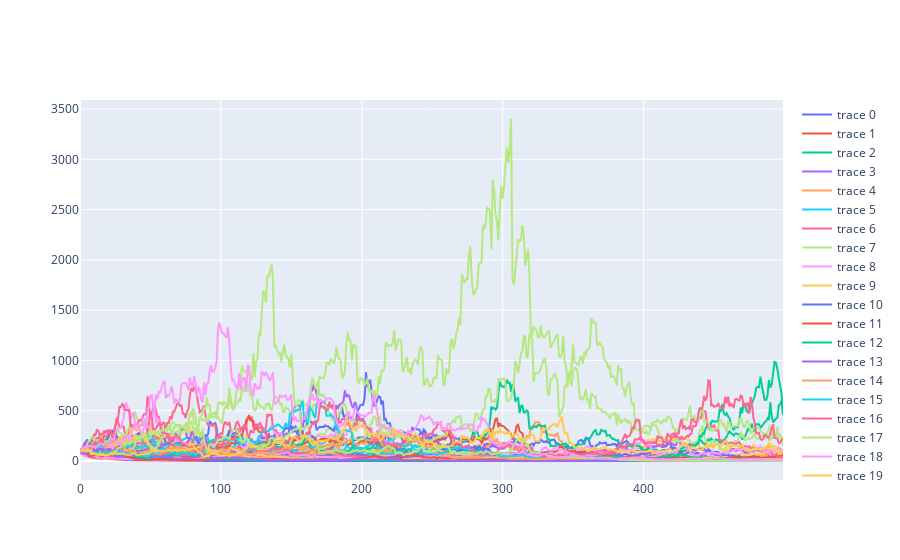

Write notebook code for a chart like this one.
### Code cell
##aquire the data with the following global variables

N = 100 			#people participate in the market
start_cash = 100.00	#the starting budget per person
rounds = 500		#investment round that the particpants will partake in

people = [[start_cash] for i in range(N)] #list of participants with their money history in a list (start with just 100)

if (N%2):
    print "please keep N even for smooth operations"

def func_bound_exp_p(mean):
    chance = 2
    while chance > 1:
        chance = np.random.exponential(mean)
    return chance
    
def func_inv_round(input_people): 
    '''
    a single round of investments applied on the people list, returns the modified version
    '''
    
    sN = range(N) #range of indexes of the people participating
    random.shuffle(sN) #shuffled indexes so a random 50% win (first half of the shuffled indexes), the other 50% loses

    # percentage market gain/loss this round, up to 50% win or loss 
    p = random.random() / 2 #for uniform volatility with a max of 50%
    
    for cnt, Pidx in enumerate(sN):
        if  cnt == int(N / 2) :
            p = p*-1 #if halfway shuffled list, the rest loses money        
        
        #personal profit is based on how many % of their wealth is invested #maybe kijken of normal dist beter werkt hier?
        #personal_p = p * (random.random()) #if uniform distribution is desired
        personal_p = p * func_bound_exp_p(0.4)  #if exponential with mean x is desired
        
        #appending the new balance to the list
        #input_people[Pidx].append(round(people[Pidx][-1] + personal_p*people[Pidx][-1],2)) #add new rounded entry to the persons money record
        input_people[Pidx].append(input_people[Pidx][-1] + personal_p*input_people[Pidx][-1]) #add new entry to the persons money record
        
    return input_people #return the list of people with new balances

def func_investments(r):
    '''
    runs r rounds of investments and plots them
    '''
    global people #altering the original variable
    for i in range(r):
        people = func_inv_round(people)
    
    fig = go.Figure()
    for i in range(N):
        fig.add_trace(go.Scatter(x = range(r), y = people[i]))

    fig.show()  


    
func_investments(rounds)

### Figure 1 — Plotly figure (JSON) as saved in the notebook; plotly's stock layout.template omitted (floating-point values rounded to 4 significant figures; data arrays with more than 128 entries replaced by an {"elided": "..."} marker saying what was removed)
{"data": [{"type": "scatter", "x": {"elided": "500 int values"}, "y": {"elided": "501 float values"}}, {"type": "scatter", "x": {"elided": "500 int values"}, "y": {"elided": "501 float values"}}, {"type": "scatter", "x": {"elided": "500 int values"}, "y": {"elided": "501 float values"}}, {"type": "scatter", "x": {"elided": "500 int values"}, "y": {"elided": "501 float values"}}, {"type": "scatter", "x": {"elided": "500 int values"}, "y": {"elided": "501 float values"}}, {"type": "scatter", "x": {"elided": "500 int values"}, "y": {"elided": "501 float values"}}, {"type": "scatter", "x": {"elided": "500 int values"}, "y": {"elided": "501 float values"}}, {"type": "scatter", "x": {"elided": "500 int values"}, "y": {"elided": "501 float values"}}, {"type": "scatter", "x": {"elided": "500 int values"}, "y": {"elided": "501 float values"}}, {"type": "scatter", "x": {"elided": "500 int values"}, "y": {"elided": "501 float values"}}, {"type": "scatter", "x": {"elided": "500 int values"}, "y": {"elided": "501 float values"}}, {"type": "scatter", "x": {"elided": "500 int values"}, "y": {"elided": "501 float values"}}, {"type": "scatter", "x": {"elided": "500 int values"}, "y": {"elided": "501 float values"}}, {"type": "scatter", "x": {"elided": "500 int values"}, "y": {"elided": "501 float values"}}, {"type": "scatter", "x": {"elided": "500 int values"}, "y": {"elided": "501 float values"}}, {"type": "scatter", "x": {"elided": "500 int values"}, "y": {"elided": "501 float values"}}, {"type": "scatter", "x": {"elided": "500 int values"}, "y": {"elided": "501 float values"}}, {"type": "scatter", "x": {"elided": "500 int values"}, "y": {"elided": "501 float values"}}, {"type": "scatter", "x": {"elided": "500 int values"}, "y": {"elided": "501 float values"}}, {"type": "scatter", "x": {"elided": "500 int values"}, "y": {"elided": "501 float values"}}, {"type": "scatter", "x": {"elided": "500 int values"}, "y": {"elided": "501 float values"}}, {"type": "scatter", "x": {"elided": "500 int values"}, "y": {"elided": "501 float values"}}, {"type": "scatter", "x": {"elided": "500 int values"}, "y": {"elided": "501 float values"}}, {"type": "scatter", "x": {"elided": "500 int values"}, "y": {"elided": "501 float values"}}, {"type": "scatter", "x": {"elided": "500 int values"}, "y": {"elided": "501 float values"}}, {"type": "scatter", "x": {"elided": "500 int values"}, "y": {"elided": "501 float values"}}, {"type": "scatter", "x": {"elided": "500 int values"}, "y": {"elided": "501 float values"}}, {"type": "scatter", "x": {"elided": "500 int values"}, "y": {"elided": "501 float values"}}, {"type": "scatter", "x": {"elided": "500 int values"}, "y": {"elided": "501 float values"}}, {"type": "scatter", "x": {"elided": "500 int values"}, "y": {"elided": "501 float values"}}, {"type": "scatter", "x": {"elided": "500 int values"}, "y": {"elided": "501 float values"}}, {"type": "scatter", "x": {"elided": "500 int values"}, "y": {"elided": "501 float values"}}, {"type": "scatter", "x": {"elided": "500 int values"}, "y": {"elided": "501 float values"}}, {"type": "scatter", "x": {"elided": "500 int values"}, "y": {"elided": "501 float values"}}, {"type": "scatter", "x": {"elided": "500 int values"}, "y": {"elided": "501 float values"}}, {"type": "scatter", "x": {"elided": "500 int values"}, "y": {"elided": "501 float values"}}, {"type": "scatter", "x": {"elided": "500 int values"}, "y": {"elided": "501 float values"}}, {"type": "scatter", "x": {"elided": "500 int values"}, "y": {"elided": "501 float values"}}, {"type": "scatter", "x": {"elided": "500 int values"}, "y": {"elided": "501 float values"}}, {"type": "scatter", "x": {"elided": "500 int values"}, "y": {"elided": "501 float values"}}, {"type": "scatter", "x": {"elided": "500 int values"}, "y": {"elided": "501 float values"}}, {"type": "scatter", "x": {"elided": "500 int values"}, "y": {"elided": "501 float values"}}, {"type": "scatter", "x": {"elided": "500 int values"}, "y": {"elided": "501 float values"}}, {"type": "scatter", "x": {"elided": "500 int values"}, "y": {"elided": "501 float values"}}, {"type": "scatter", "x": {"elided": "500 int values"}, "y": {"elided": "501 float values"}}, {"type": "scatter", "x": {"elided": "500 int values"}, "y": {"elided": "501 float values"}}, {"type": "scatter", "x": {"elided": "500 int values"}, "y": {"elided": "501 float values"}}, {"type": "scatter", "x": {"elided": "500 int values"}, "y": {"elided": "501 float values"}}, {"type": "scatter", "x": {"elided": "500 int values"}, "y": {"elided": "501 float values"}}, {"type": "scatter", "x": {"elided": "500 int values"}, "y": {"elided": "501 float values"}}, {"type": "scatter", "x": {"elided": "500 int values"}, "y": {"elided": "501 float values"}}, {"type": "scatter", "x": {"elided": "500 int values"}, "y": {"elided": "501 float values"}}, {"type": "scatter", "x": {"elided": "500 int values"}, "y": {"elided": "501 float values"}}, {"type": "scatter", "x": {"elided": "500 int values"}, "y": {"elided": "501 float values"}}, {"type": "scatter", "x": {"elided": "500 int values"}, "y": {"elided": "501 float values"}}, {"type": "scatter", "x": {"elided": "500 int values"}, "y": {"elided": "501 float values"}}, {"type": "scatter", "x": {"elided": "500 int values"}, "y": {"elided": "501 float values"}}, {"type": "scatter", "x": {"elided": "500 int values"}, "y": {"elided": "501 float values"}}, {"type": "scatter", "x": {"elided": "500 int values"}, "y": {"elided": "501 float values"}}, {"type": "scatter", "x": {"elided": "500 int values"}, "y": {"elided": "501 float values"}}, {"type": "scatter", "x": {"elided": "500 int values"}, "y": {"elided": "501 float values"}}, {"type": "scatter", "x": {"elided": "500 int values"}, "y": {"elided": "501 float values"}}, {"type": "scatter", "x": {"elided": "500 int values"}, "y": {"elided": "501 float values"}}, {"type": "scatter", "x": {"elided": "500 int values"}, "y": {"elided": "501 float values"}}, {"type": "scatter", "x": {"elided": "500 int values"}, "y": {"elided": "501 float values"}}, {"type": "scatter", "x": {"elided": "500 int values"}, "y": {"elided": "501 float values"}}, {"type": "scatter", "x": {"elided": "500 int values"}, "y": {"elided": "501 float values"}}, {"type": "scatter", "x": {"elided": "500 int values"}, "y": {"elided": "501 float values"}}, {"type": "scatter", "x": {"elided": "500 int values"}, "y": {"elided": "501 float values"}}, {"type": "scatter", "x": {"elided": "500 int values"}, "y": {"elided": "501 float values"}}, {"type": "scatter", "x": {"elided": "500 int values"}, "y": {"elided": "501 float values"}}, {"type": "scatter", "x": {"elided": "500 int values"}, "y": {"elided": "501 float values"}}, {"type": "scatter", "x": {"elided": "500 int values"}, "y": {"elided": "501 float values"}}, {"type": "scatter", "x": {"elided": "500 int values"}, "y": {"elided": "501 float values"}}, {"type": "scatter", "x": {"elided": "500 int values"}, "y": {"elided": "501 float values"}}, {"type": "scatter", "x": {"elided": "500 int values"}, "y": {"elided": "501 float values"}}, {"type": "scatter", "x": {"elided": "500 int values"}, "y": {"elided": "501 float values"}}, {"type": "scatter", "x": {"elided": "500 int values"}, "y": {"elided": "501 float values"}}, {"type": "scatter", "x": {"elided": "500 int values"}, "y": {"elided": "501 float values"}}, {"type": "scatter", "x": {"elided": "500 int values"}, "y": {"elided": "501 float values"}}, {"type": "scatter", "x": {"elided": "500 int values"}, "y": {"elided": "501 float values"}}, {"type": "scatter", "x": {"elided": "500 int values"}, "y": {"elided": "501 float values"}}, {"type": "scatter", "x": {"elided": "500 int values"}, "y": {"elided": "501 float values"}}, {"type": "scatter", "x": {"elided": "500 int values"}, "y": {"elided": "501 float values"}}, {"type": "scatter", "x": {"elided": "500 int values"}, "y": {"elided": "501 float values"}}, {"type": "scatter", "x": {"elided": "500 int values"}, "y": {"elided": "501 float values"}}, {"type": "scatter", "x": {"elided": "500 int values"}, "y": {"elided": "501 float values"}}, {"type": "scatter", "x": {"elided": "500 int values"}, "y": {"elided": "501 float values"}}, {"type": "scatter", "x": {"elided": "500 int values"}, "y": {"elided": "501 float values"}}, {"type": "scatter", "x": {"elided": "500 int values"}, "y": {"elided": "501 float values"}}, {"type": "scatter", "x": {"elided": "500 int values"}, "y": {"elided": "501 float values"}}, {"type": "scatter", "x": {"elided": "500 int values"}, "y": {"elided": "501 float values"}}, {"type": "scatter", "x": {"elided": "500 int values"}, "y": {"elided": "501 float values"}}, {"type": "scatter", "x": {"elided": "500 int values"}, "y": {"elided": "501 float values"}}, {"type": "scatter", "x": {"elided": "500 int values"}, "y": {"elided": "501 float values"}}, {"type": "scatter", "x": {"elided": "500 int values"}, "y": {"elided": "501 float values"}}, {"type": "scatter", "x": {"elided": "500 int values"}, "y": {"elided": "501 float values"}}, {"type": "scatter", "x": {"elided": "500 int values"}, "y": {"elided": "501 float values"}}, {"type": "scatter", "x": {"elided": "500 int values"}, "y": {"elided": "501 float values"}}, {"type": "scatter", "x": {"elided": "500 int values"}, "y": {"elided": "501 float values"}}], "layout": {}}
